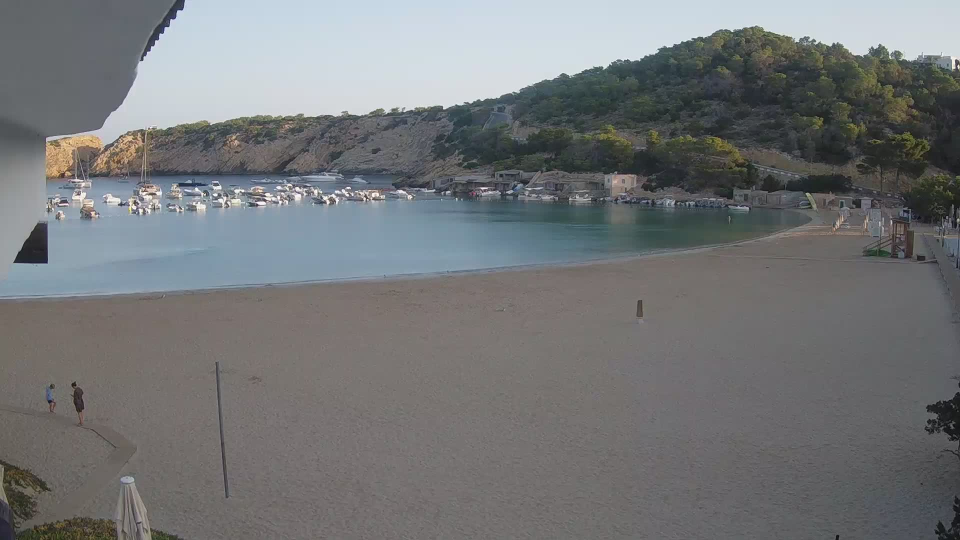
#> input picture data/1660284000.jpg, 1920 x 1080 px (shown at 1/2 size); its folder holds 4 pictures in this run
$ jupyter execute --allow-errors Crowd_Counting.ipynb
#> lines starting #> are read from the running program, lines starting #| are printed output that depends on the picture; after the words box and inside, x2 and y2 are one past the last pixel; in counts of white or black regions, pixels touching at a corner belong together
### src/methods.py
import numpy as np
import matplotlib.pyplot as plt
import cv2
from collections import defaultdict

def get_canny_edges(target_img: np.ndarray, base_img: np.ndarray, normalize = False) -> np.ndarray:

    x = cv2.cvtColor(target_img, cv2.COLOR_BGR2GRAY) # x is the target image
    y = cv2.cvtColor(base_img, cv2.COLOR_BGR2GRAY)   # y is the base image

    x = cv2.GaussianBlur(x, (5,5), 0)

    # Adaptive Histogram Equalization
    clahe = cv2.createCLAHE(clipLimit=2.0, tileGridSize=(8,8))
    x = clahe.apply(x)

    # Filter the target to smooth sunny artifacts
    x = cv2.bilateralFilter(x,9,127,127)

    x = cv2.absdiff(x, y)

    if normalize:
        x = ((x - np.min(x) / np.max(x) - np.min(x)) * 255.0).astype('uint8')

    x= cv2.Canny(x, 100, 200)
    x = cv2.dilate(x, np.ones((3,3)))
    x = cv2.morphologyEx(x, cv2.MORPH_CLOSE, cv2.getStructuringElement(cv2.MORPH_ELLIPSE, (1,1)))

    return x

# [6 lines left out: function get_average_image, not called in this run]

def rgb_distance_mask(target_img: np.ndarray, base_img: np.ndarray, thresh: int, morph = False) -> np.ndarray:

    diff = np.zeros_like(target_img)
    diff_single= np.zeros_like(target_img[:,:,0])
    for i in range(3):
        diff[:,:,i] = cv2.absdiff(target_img[:,:,i], base_img[:,:,i])
        diff[:,:,i][diff[:,:,i] > thresh] = 255
        diff[:,:,i][diff[:,:,i] < thresh] = 0

    diff_single = cv2.bitwise_and(diff[:,:,0], diff[:,:,1])
    diff_single = cv2.bitwise_and(diff[:,:,1], diff[:,:,2])
    if morph:
        # Helps remove noise
        mask_morph = cv2.morphologyEx(diff_single, cv2.MORPH_OPEN, cv2.getStructuringElement(cv2.MORPH_ELLIPSE, (5, 5)))
        mask_morph = cv2.morphologyEx(mask_morph, cv2.MORPH_CLOSE, cv2.getStructuringElement(cv2.MORPH_ELLIPSE, (5, 5)))
        output = cv2.bitwise_and(diff_single, diff_single, None, mask_morph)

        return output

    return diff_single

# [10 lines left out: function create_dictionary_image_points, not called in this run]

### Crowd_Counting.ipynb
[cell 1]
import numpy as np
import pandas as pd
import matplotlib.pyplot as plt
import cv2
import os
import seaborn as sns

## Data Loading

[cell 2]
img_path = './data'
image_files = sorted([f for f in os.listdir(img_path) if f.endswith('.jpg')])
input_images = [cv2.imread(os.path.join(img_path, f)) for f in image_files]
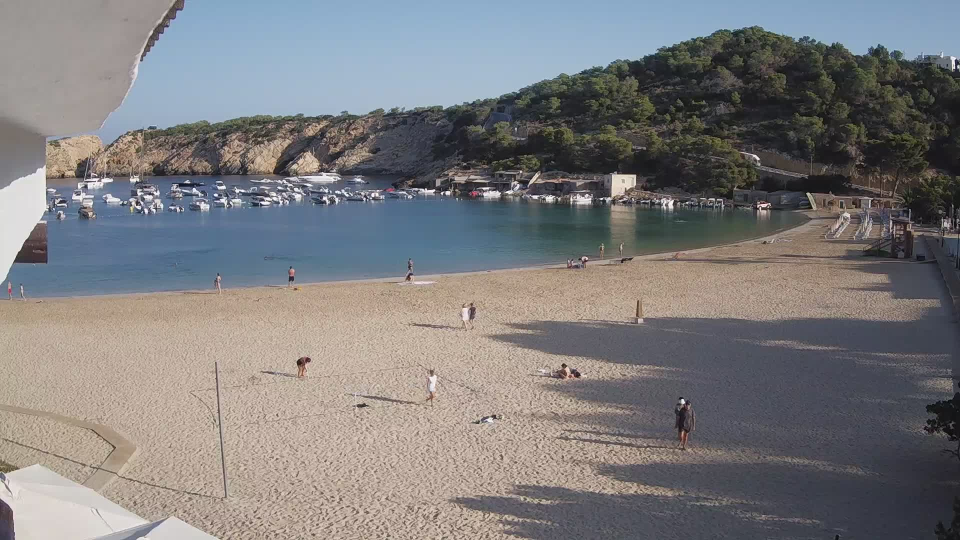
#> input picture data/1660287600.jpg, 1920 x 1080 px (shown at 1/2 size)
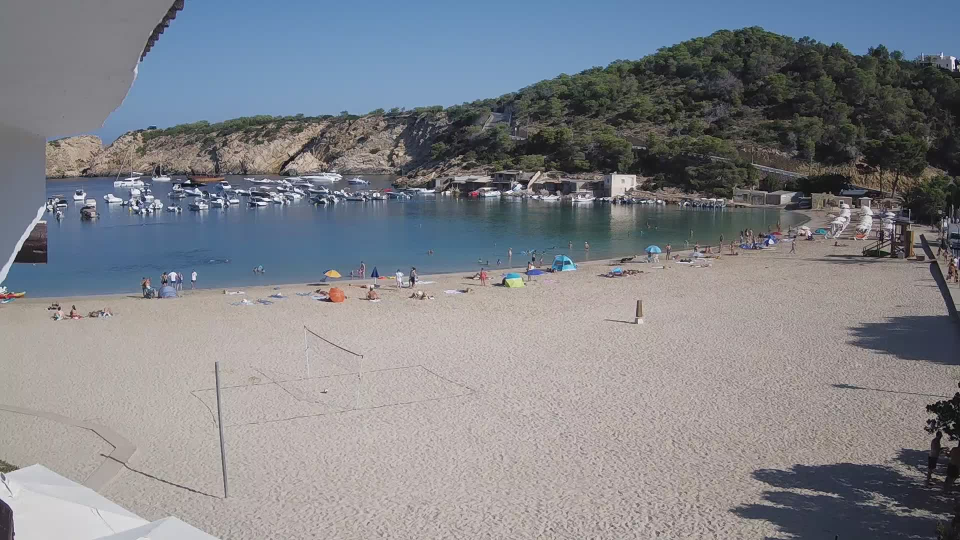
#> input picture data/1660291200.jpg, 1920 x 1080 px (shown at 1/2 size)
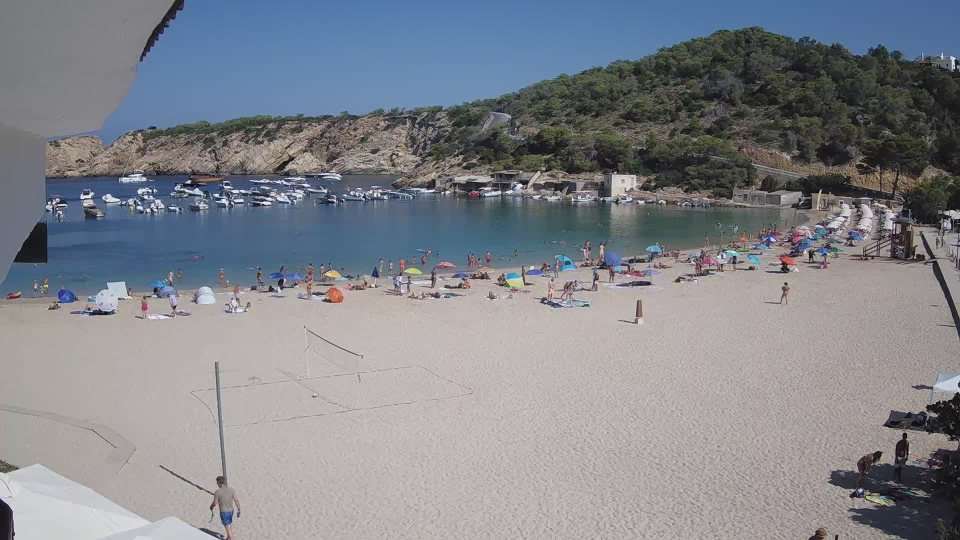
#> input picture data/1660294800.jpg, 1920 x 1080 px (shown at 1/2 size)
image_names = image_files

fig, axes = plt.subplots(2, len(input_images) // 2, figsize=(20, 10))
for ax, img, name in zip(axes.flatten(), input_images, image_names):
    ax.imshow(cv2.cvtColor(img, cv2.COLOR_BGR2RGB))
    ax.set_title(name)
    ax.axis('off')
#> this loop made 4 passes
#> name on passes 1 to 4: '1660284000.jpg', '1660287600.jpg', '1660291200.jpg', '1660294800.jpg'
plt.show()
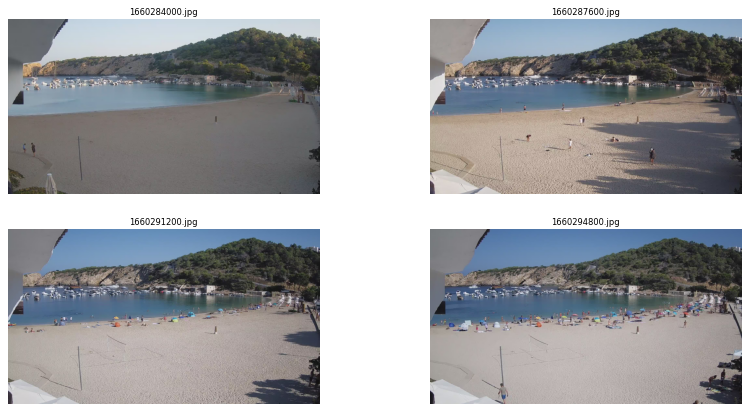
#> figure drawn by matplotlib, 4 panels

[cell 3]
annotations = pd.read_csv('./data/manual_annotations.csv')
#> (reads data/manual_annotations.csv from the repository)
annotations.head()

[cell 4]
annotations.columns

#> (a cell that did not finish here is left out)

#> (a cell that did not finish here is left out)

And add other useful data visualization and analysis for the images

## Algorithm

Also try to get the colour differences for images that have umbrellas. Umbrellas have colours red, pink, green etc.

[cell 7]
from src.methods import get_canny_edges, rgb_distance_mask

#> (a cell that did not finish here is left out)

#> (a cell that did not finish here is left out)

#> (a cell that did not finish here is left out)

#> (a cell that did not finish here is left out)

#> (a cell that did not finish here is left out)

### All Images

[cell 13]
all_points = []

for idx, img in enumerate(input_images[1:], start=1):
    bel1 = get_canny_edges(img, input_images[0])
    bel2 = rgb_distance_mask(img, input_images[0], thresh=80, morph=False)

    mask = cv2.bitwise_or(bel1, bel2)
    mask = cv2.erode(mask, np.ones((5,3)))

    num_labels, labels, stats, centroids = cv2.connectedComponentsWithStats(mask, connectivity=8)

    for i in range(1, num_labels):
        area = stats[i][cv2.CC_STAT_AREA]
        centroid = centroids[i]

        if (50 < area < 1000 and centroid[1] > 450):
            all_points.append({'point_x': int(centroid[0]), 'point_y': int(centroid[1]), 'image_id': f'image_{idx}'})
#> this loop made 3 passes
#> num_labels on passes 1 to 3: 1860, 1740, 1668
#> pass 1, in get_canny_edges, `x = cv2.cvtColor(target_img, cv2.COLOR_BGR2GRAY)`:
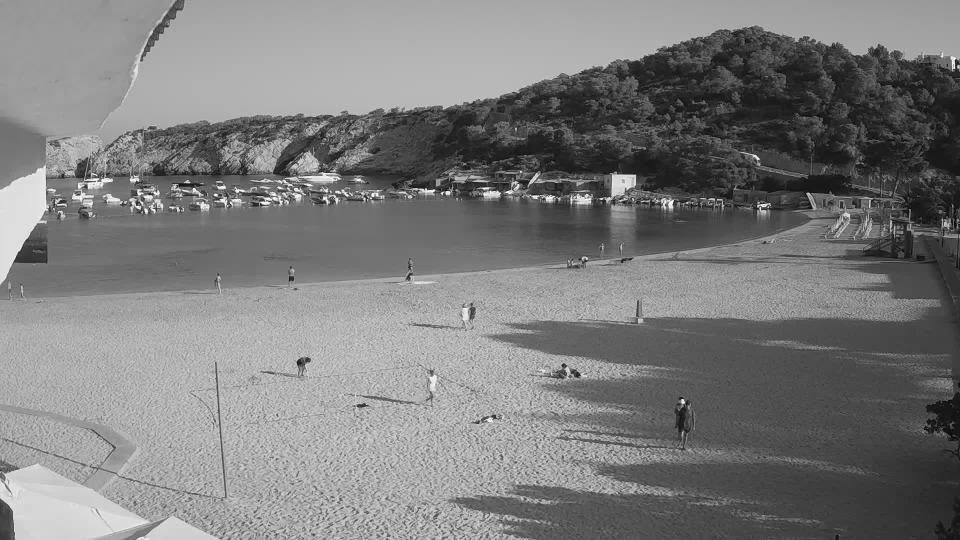
#> x: shape (1080, 1920) (shown at 1/2 size); min 0, max 255, mean 124.3
#> pass 1, in get_canny_edges, `y = cv2.cvtColor(base_img, cv2.COLOR_BGR2GRAY)`:
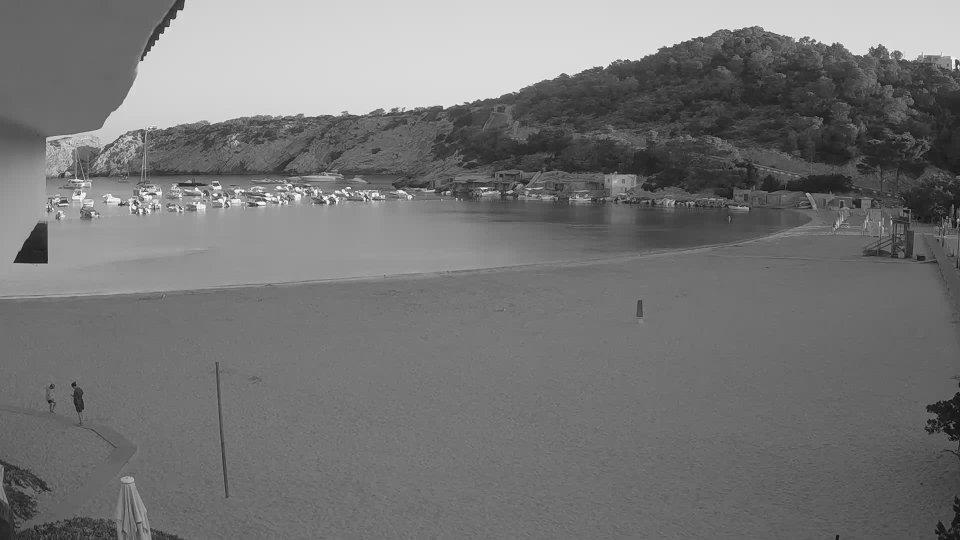
#> y: shape (1080, 1920) (shown at 1/2 size); min 0, max 255, mean 117.8
#> pass 1, in get_canny_edges, `x = clahe.apply(x)`:
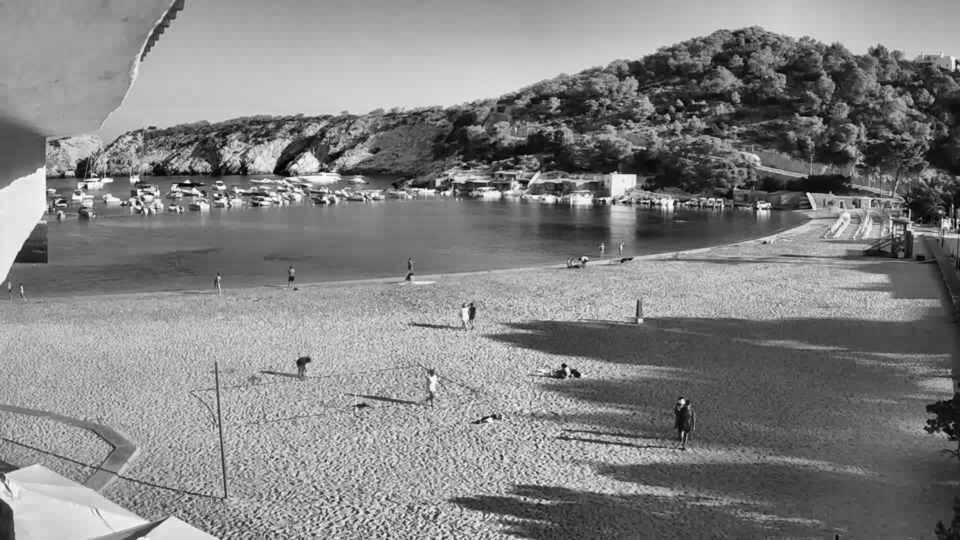
#> x: shape (1080, 1920) (shown at 1/2 size); min 3, max 253, mean 130.6
#> after the loop:
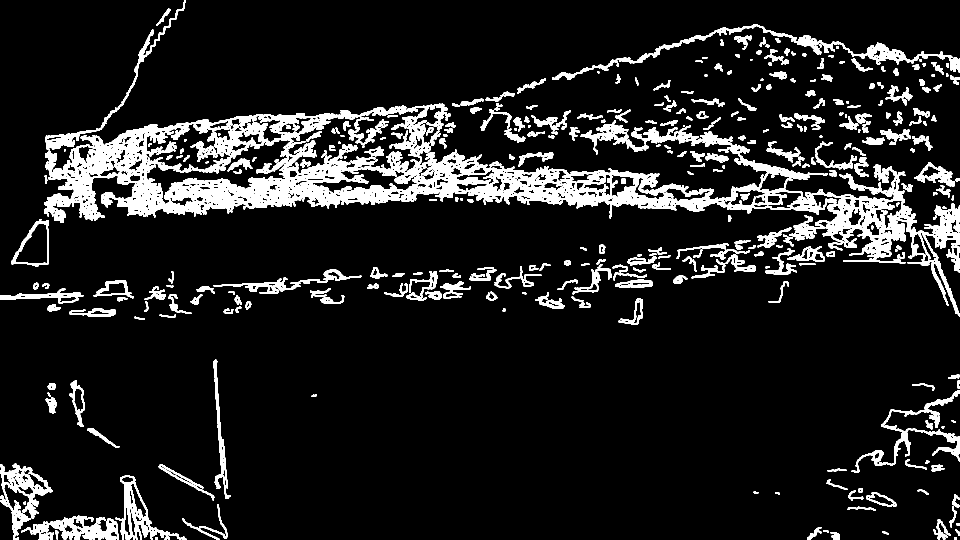
#> bel1: shape (1080, 1920) (shown at 1/2 size); 11.2% white; 380 white regions (4 under 20 px), largest, box (x1, y1, x2, y2) and area: (88, 207, 1920, 633) 126835, (1104, 49, 1920, 160) 7682, (0, 927, 106, 1080) 5057
#> after the loop:
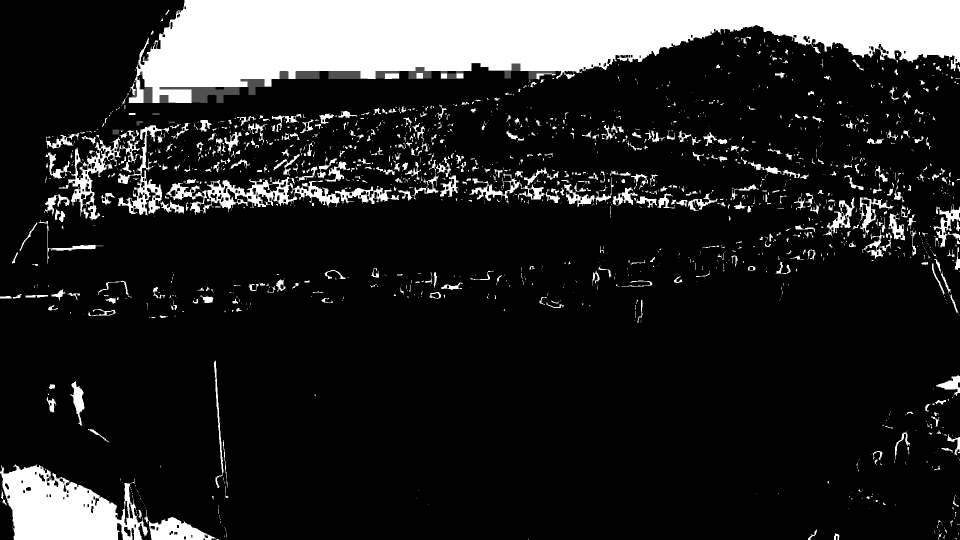
#> mask: shape (1080, 1920) (shown at 1/2 size); min 0, max 255, mean 38.7
#> after the loop, all_points = 148 items

# Create a dataframe from the points
predictions_df = pd.DataFrame(all_points)
#> predictions_df = table of 148 rows and 3 columns

#> (a cell that did not finish here is left out)

### Image Level Evaluation

[cell 15]
eval_df = pd.DataFrame(predictions_df['image_id'].value_counts().to_list(), columns = ['image_id'])
#> eval_df = table of 3 rows and 1 columns

#> (a cell that did not finish here is left out)

#> (a cell that did not finish here is left out)

[cell 18]
eval_df
#> Out = table of 3 rows and 1 columns

#> (a cell that did not finish here is left out)

### Person Level Evaluation

[cell 20]
def is_within_radius(p1, p2, radius):
    return np.sqrt((p1[0] - p2[0])**2 + (p1[1] - p2[1])**2) <= radius

tp = {}
fn = {}
fp = {}
iou = {}
gt_v_pred = [input_images[0]]
fp_flag = 0
radius = 30

#> (the rest of this cell did not finish here and is left out)

[cell 21]
fig, axes = plt.subplots(5, 2, figsize=(12, 12))
for ax, img, name in zip(axes.flatten(), gt_v_pred, image_names):
    ax.imshow(cv2.cvtColor(img, cv2.COLOR_BGR2RGB))
    ax.set_title(name)
    ax.axis('off')
#> this loop made 1 pass
plt.tight_layout()
plt.show()
